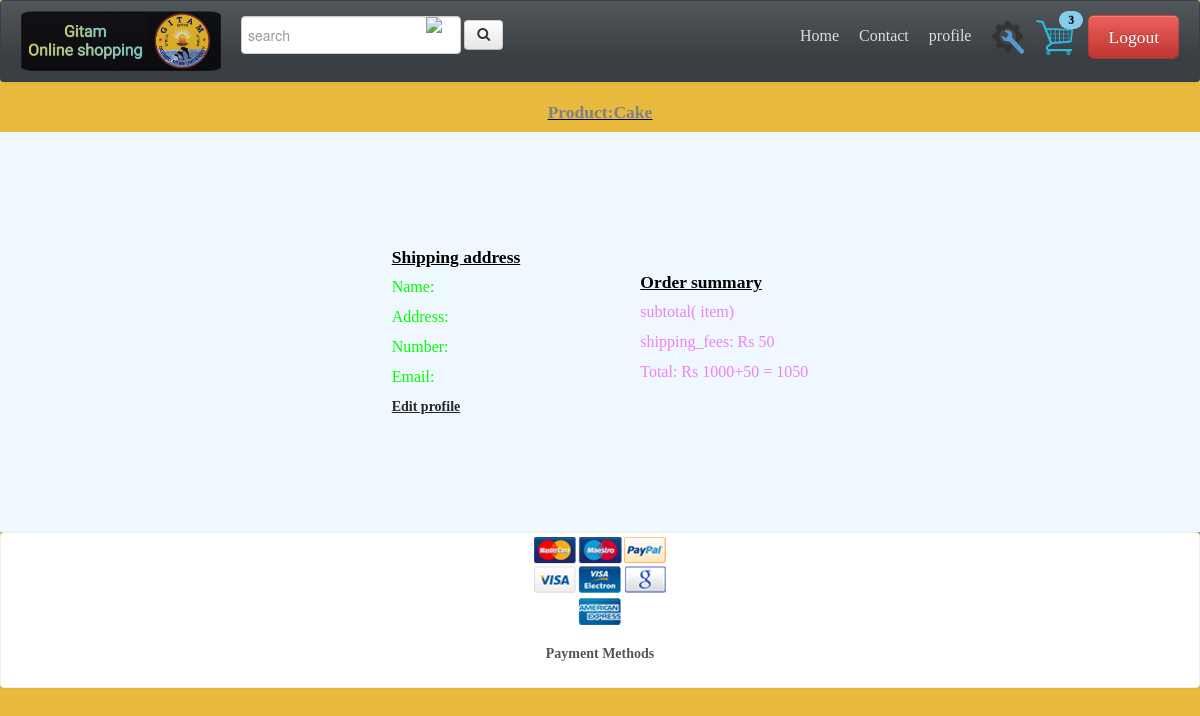
Page /payment.php?id=44 (signed in) on the committed database.
### tables this page shows
CREATE TABLE `products` (
  `product_id` int(100) NOT NULL,
  `product_catag` varchar(100) NOT NULL,
  `product_title` varchar(255) NOT NULL,
  `product_price` int(100) NOT NULL,
  `product_desc` text NOT NULL,
  `product_date` varchar(50) NOT NULL,
  `product_img` text NOT NULL,
  `product_left` int(100) NOT NULL,
  `product_author` varchar(100) NOT NULL DEFAULT 'admin'
);

### payment.php (the view, shortened to what this page needs)
<?php
   include_once('./includes/headerNav.php');
     ?>
     <head>
     </head>
     <?php
$sql ="SELECT * FROM  products WHERE product_id='{$_GET['id']}';";
$result = $conn->query($sql);
$row = $result->fetch_assoc();
?>
<h4 style="text-align:center;"><p><a style="color:grey" href="./product.php?id=<?php echo $_GET['id']?>"> Product:<?php echo $row['product_title'] ?></a></p></h4>
     <div class="proceed-pay">
        <div class="ship">
        <h4>Shipping address</h4>
        <p>Name:<?Php echo $_SESSION['customer_name']?></p>
        <p>Address:<?Php echo $_SESSION['customer_address']?></p>
        <p>Number:<?Php echo $_SESSION['customer_phone']?></p>
        <p>Email:<?Php echo $_SESSION['customer_email']?></p>
        <a href="./profile.php"><h5 style="text-decoration:underline;">Edit profile</h5></a>
        </div>
<div class="order">
<h4>Order summary</h4>
        <p>subtotal( item)</p>
        <p>shipping_fees: Rs 50</p>
        <p>Total: Rs <?php echo $row['product_price']?>+50 = <?php echo $row['product_price']+50 ?> </p>
</div>
     </div>
     	<div class="thumbnail">
				<img src="images/payment_methods.png" title="Bootshop Payment Methods" alt="Payments Methods">
				<div class="caption">
				  <h5>Payment Methods</h5>
				</div>
			  </div>

### css/base.css (style rules this page uses)
.thumbnail h5,.thumbnail p { text-align:center }

### payment.php (style rules this page uses)
.proceed-pay { font-size:medium; height:400px; display:flex; justify-content:center; align-items:center; border:none; background:aliceblue; box-shadow: 2px 2px 2px 1px rgba(0, 0, 0, 0.2); }
.thumbnail { cursor:pointer; }
.ship { margin-right:5%; color:lime }
.order { margin-left:5%; color:violet }
h4 { text-decoration:underline; color:black }

### rows in the picture
products: product_title "Cake", product_price "1000", $row['product_price']+50 "1050"

### other values in the picture
$_SESSION['cartItemNum'] "3"
